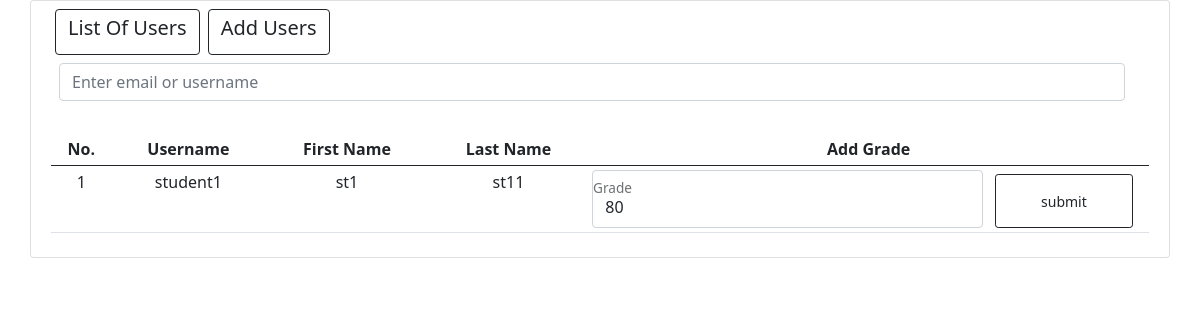
/grades/add/1/1/, run on an earlier commit of the app's database.
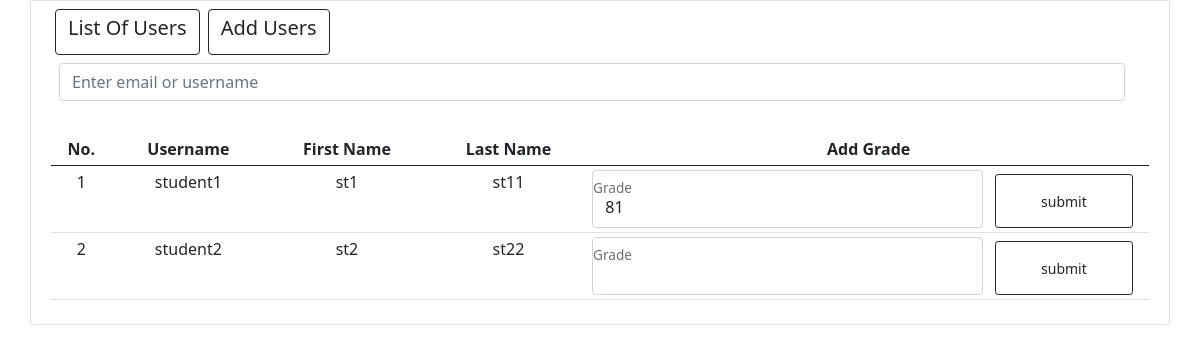
And on a later commit of the database.
### smssys/models/students_models.py (models this page shows, shortened)
class StudentClass(models.Model):
    student = models.ForeignKey(Student, on_delete=models.CASCADE)
    studentClass = models.ForeignKey(Class, on_delete=models.CASCADE)
    academicSemester = models.ForeignKey(AcademicSemester, on_delete=models.CASCADE)
    date_created = models.DateTimeField(default=timezone.now)
    created_by = models.ForeignKey(settings.AUTH_USER_MODEL, on_delete=models.CASCADE, )

class Student(models.Model):
    user = models.OneToOneField(settings.AUTH_USER_MODEL, on_delete=models.CASCADE)
    isActive = models.BooleanField(default=True)
    date_created = models.DateTimeField(default=timezone.now)
    created_by = models.ForeignKey(settings.AUTH_USER_MODEL, on_delete=models.CASCADE, related_name="student_creator")

### smssys/models/users_models.py (models this page shows)
class MyUser(AbstractUser):
    is_admin = models.BooleanField(default=False)
    password_hint = models.CharField(max_length=255, null=True, blank=True)
    date_of_birth = models.DateField(null=True, blank=True)
    phone_number = models.IntegerField(null=True, blank=True)
    address = models.CharField(max_length=200, null=True, blank=True)
    image = models.ImageField("user_image",null=True, blank=True)
    gender = models.ForeignKey(GenderTypes,on_delete=models.CASCADE, null=True, blank=True)
    nationality = models.ForeignKey(NationalityType, on_delete=models.CASCADE, null=True, blank=True)
    date_created = models.DateTimeField(default=timezone.now)
    objects = UserManager()
    USERNAME_FIELD = 'username'
    REQUIRED_FIELDS = ['first_name', 'last_name']

### smssys/models/grades_models.py (models this page shows, shortened)
class StudentGrade(models.Model):
    studentClass = models.ForeignKey(StudentClass, on_delete=models.CASCADE, related_name='s_class')
    academicSemesterPeriod = models.ForeignKey(AcademicSemesterPeriod, on_delete=models.CASCADE)
    teacherClass = models.ForeignKey(TeacherSubjectClass, on_delete=models.CASCADE)
    grade = models.FloatField()
    grade_letter = models.CharField(max_length=5, null=True, blank=True)
    date_created = models.DateTimeField(default=timezone.now)
    created_by = models.ForeignKey(settings.AUTH_USER_MODEL, on_delete=models.CASCADE, )

### smssys/views/teacher.py (the view, shortened to what this page needs)
def teacherAddGrade(request, tscid, pid):
    tSubjectClass = TeacherSubjectClass.objects.all().filter(pk=tscid).select_related('teacher').first()
    clist = StudentClass.objects.all().filter(
        studentClass__pk=tSubjectClass.teacherClass.pk
    ).select_related('student')
    period = AcademicSemesterPeriod.objects.all()
    context = {'clist': clist, 'teacher': tSubjectClass, 'pid': pid}
    return render(request, 'teachers/addGrade.html', context)

### templates/teachers/addGrade.html (shortened to what this page needs)
{% extends "base/layout.html" %} {% block content %}
<div class="card p-2 row form-1 ">
<div class="text-center col ">
    <div class="d-flex flex-row text-center">
        <div class="btn btn-outline-dark text-black mx-1 text-center">
             <h5>List Of Users</h5>
        </div>
        <a class="btn btn-outline-dark text-black mx-1 text-center" href="#">
             <h5>Add Users</h5>
        </a>
    </div>
    <form class="col-auto mb-lg-0 me-lg-3 p-2" action="#" >
        <input type="search" name="query" class="form-control form-control-dark" placeholder="Enter email or username ">
    </form>
    <div class="table-responsive">
        <table class="table table-sm mt-4 ">
            <thead>
                <tr>
					<th scope="col">
                        No.
                    </th>
                    <th scope="col">
                        Username
                    </th>
                    <th scope="col">
                        First Name
                    </th>
                    <th scope="col">
                        Last Name
                    </th>
                    <th scope="col">
                        Add Grade
                    </th>
                </tr>
            </thead>
            <tbody>
                {% for obj in clist%}
                    <tr>
						<td>{{ obj.pk }}</td>
                        <td>{{ obj.student.user.username }}</td>
                        <td>{{ obj.student.user.first_name }}</td>
                        <td>{{ obj.student.user.last_name }}</td>
                        <td>
							<form method="post" action="{% url 'teacher_add_grade' teacher.pk pid %}" class="row w-100">
                                {% if obj.s_class.all %}
                                {% for grade in obj.s_class.all %}
                                    {% if grade.teacherClass.pk == teacher.pk and grade.studentClass.pk == obj.pk %}
                                        <div class="form-floating col-sm-9">
                                            <input type="number" name="grade" class="form-control" value="{{grade.grade|floatformat:"0"}}">
                                            <label >Grade</label>
                                        </div>
                                    {% else %}
                                        <div class="form-floating col-sm-9">
                                            <input type="number" name="if_update" value="0" hidden>
                                            <input type="number" name="grade" class="form-control">
                                            <label >Grade</label>
                                        </div>
                                    {% endif %}
                                {% endfor %}
                                {% else %}
                                    <div class="form-floating col-sm-9">
                                        <input type="number" name="grade" class="form-control">
                                        <label >Grade</label>
                                    </div>
                                {% endif %}
								<button class="col-sm-3 btn btn-sm btn-outline-dark mt-1" type="submit">submit</button>
							  </form>
                        </td>
                    </tr>
                {% endfor %}
            </tbody>
        </table>
    </div>
</div>
</div>
{% endblock %}

What changed in the data, as far as the page shows it:
changed StudentGrade: grade "80" → "81"
added StudentClass: pk "2", student.user.username "student2", student.user.first_name "st2", student.user.last_name "st22"
